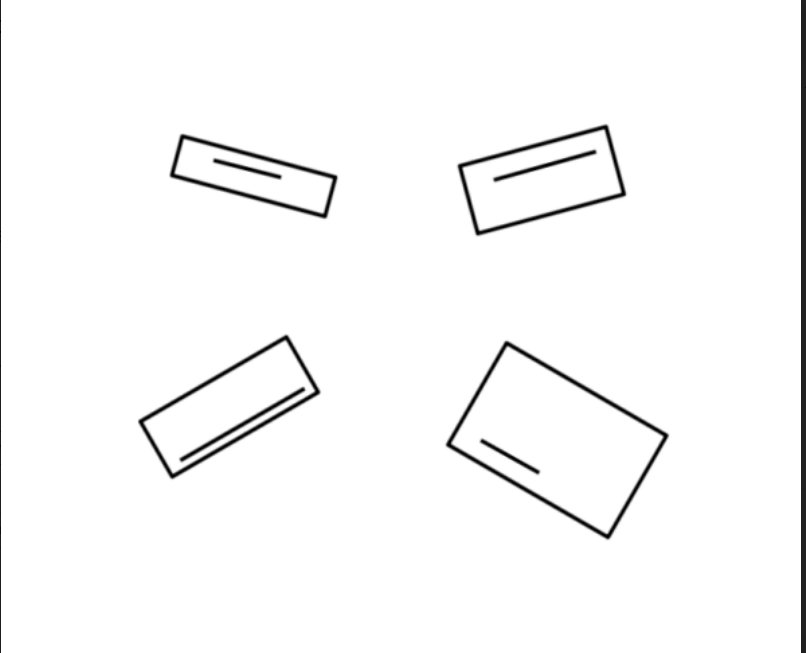
#> input picture new_new.png, 806 x 653 px; the run also reads 1 picture not shown here
$ python rectangle_alignment.py
#> lines starting #> are read from the running program, lines starting #| are printed output that depends on the picture; after the words box and inside, x2 and y2 are one past the last pixel; in counts of white or black regions, pixels touching at a corner belong together


import numpy as np
import matplotlib.pyplot as plt
import cv2

import math

img = cv2.imread('new_new.png')
#> img is the input picture: shape (653, 806, 3); mean B, G, R 248.9, 248.9, 248.9
immg=cv2.imread('new_new_new.png')
imgray=cv2.cvtColor(img, cv2.COLOR_BGR2GRAY)
ret, thresh = cv2.threshold(imgray, 100, 100, 0)
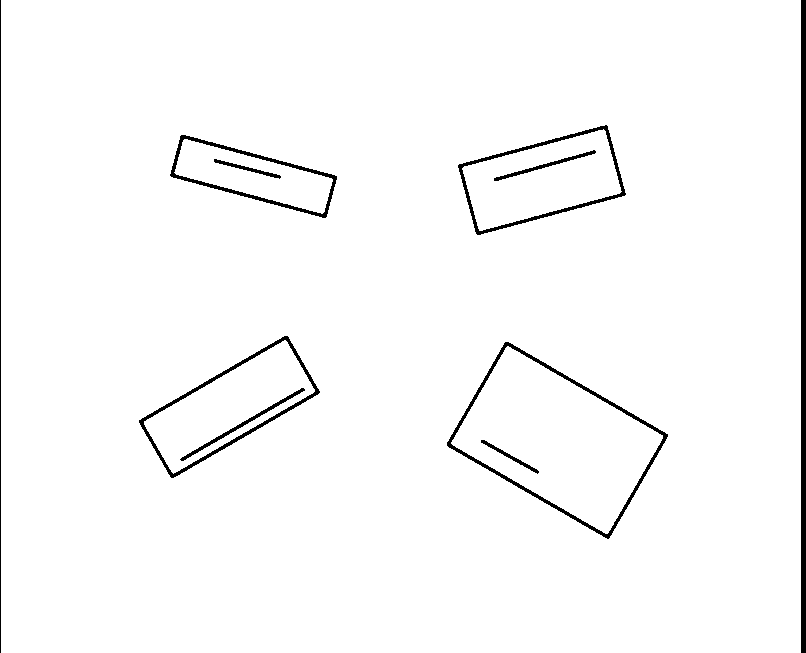
#> thresh: shape (653, 806); values 0 (black) and 100 (white), 97.8% white; 10 black regions

contours, hierarchy = cv2.findContours(thresh, cv2.RETR_TREE, cv2.CHAIN_APPROX_SIMPLE)
#> contours = 13 contours; largest, box (x1, y1, x2, y2) and area: (1, 0, 801, 653) 520948, (446, 341, 669, 540) 22995, (451, 346, 663, 534) 20401, (138, 335, 321, 479) 11762, (457, 124, 627, 236) 11559
print("Number of contours = " + str(len(contours)))
#| Number of contours = 13


box1=[]

for i in range(2,12,3):
  box1.append(np.int0(cv2.boxPoints(cv2.minAreaRect(contours[i]))))
#> after the loop, box1 = [[[606, 534], [449, 443], [506, 344], [663, 435]], [[172, 473], [142, 421], [285, 338], [315, 391]], [[323, 213], [173, 173], [183, 137], [332, 178]], [[478, 231], [461, 166], [604, 128], [621, 192]]]

box2=[]

for i in range(3,13,3):
  box2.append(np.int0(cv2.boxPoints(cv2.minAreaRect(contours[i]))))
#> after the loop, box2 = [[[537, 474], [478, 442], [481, 437], [540, 470]], [[180, 462], [178, 457], [303, 385], [305, 390]], [[280, 179], [212, 162], [213, 157], [281, 174]], [[493, 182], [492, 177], [595, 148], [596, 153]]]


angles=[-30,30,-15,15]
for x,y in enumerate(angles):
  a=math.radians(y)
  x0=box1[x][3][0]
  y0=box1[x][3][1]

  transformed_points1=[]
  transformed_points2=[]

  for i in box1[x]:

    x_t = np.int0(((i[0] - x0) * math.cos(a)) - ((i[1] - y0) * math.sin(a)) + x0);
    y_t= np.int0(((i[0] - x0) * math.sin(a)) + ((i[1] - y0) * math.cos(a)) + y0);
    transformed_points1.append((x_t,y_t))

  orient=[(1,2),(0,1),(0,3),(0,1)]

  for i,j in enumerate(box2[x]):
      x_t = np.int0(((j[0] - x0) * math.cos(a)) - ((j[1] - y0) * math.sin(a)) + x0);
      y_t= np.int0(((j[0] - x0) * math.sin(a)) + ((j[1] - y0) * math.cos(a)) + y0);
      transformed_points2.append((x_t,y_t))


  cv2.line(immg, transformed_points1[0],transformed_points1[1], color=(0, 0, 0), thickness=2)
  cv2.line(immg, transformed_points1[1],transformed_points1[2], color=(0, 0, 0), thickness=2)
  cv2.line(immg, transformed_points1[2],transformed_points1[3], color=(0, 0, 0), thickness=2)
  cv2.line(immg, transformed_points1[3],transformed_points1[0], color=(0, 0, 0), thickness=2)

  cv2.line(immg, transformed_points2[orient[x][0]],transformed_points2[orient[x][1]], color=(0, 0, 0), thickness=2)
#> this loop made 4 passes
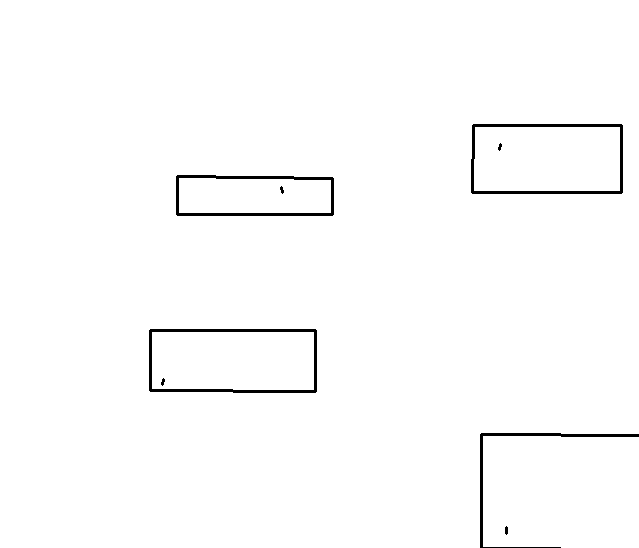
#> immg: shape (548, 639, 3); 98.6% white; 8 black regions, largest, box (x1, y1, x2, y2) and area: (149, 329, 317, 393) 1349, (471, 124, 623, 194) 1289, (176, 175, 334, 216) 1148


cv2.imshow('image',img)


cv2.imshow('image',immg)

cv2.waitKey(0)
cv2.destroyAllWindows()
